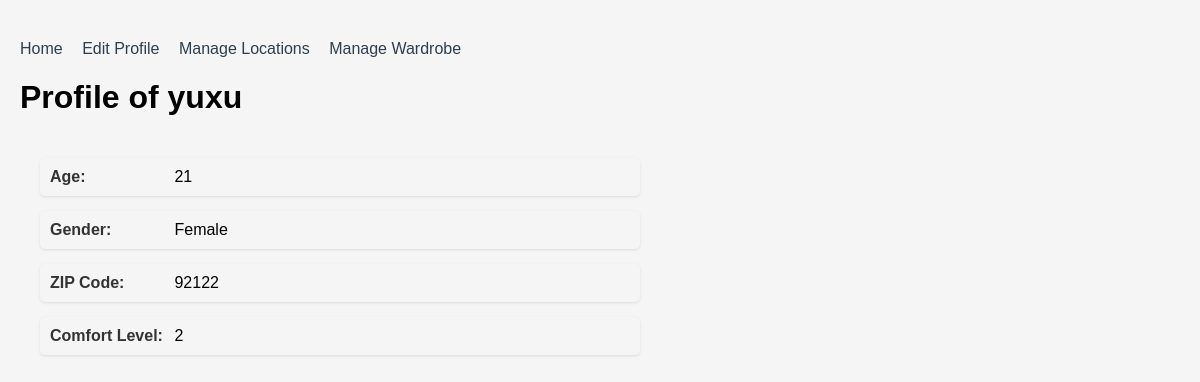
The app's page /profile (signed in), older data.
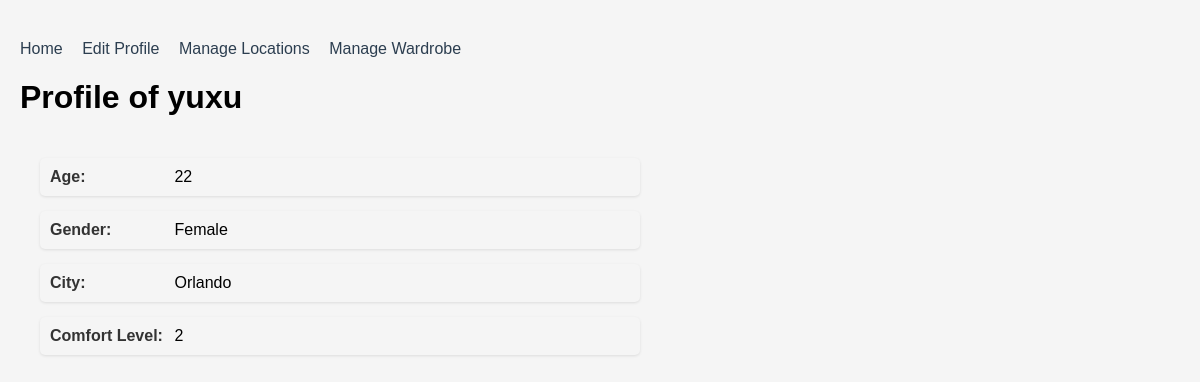
The same page, newer data.
### models.py (models this page shows, shortened)
class Profile(db.Model):
    id = db.Column(db.Integer, primary_key = True) # set user id to be primary key
    age = db.Column(db.Integer, nullable = False)
    gender = db.Column(db.String(20), nullable = False)
    location_zip = db.Column(db.String(10), nullable=True)
    location_city = db.Column(db.String(100), nullable=True)
    location_latitude = db.Column(db.String, nullable=True)
    location_longitude = db.Column(db.String, nullable=True)
    comfort_level = db.Column(db.Integer, nullable = False)
    user_id = db.Column(db.Integer, db.ForeignKey('user.id'), nullable = False)

### main.py (the view)
@app.route('/profile', methods = ['GET', 'POST'])
@login_required
def profile():
        return render_template('profile.html', profile = current_user.profile)

### main.py (called while the page is built)
@app.before_request
def setup():
        db.create_all()
        populate_sample_data()

@login_manager.user_loader
def load_user(user_id):
    return User.query.get(int(user_id))

### templates/profile.html (shortened to what this page needs)
<!DOCTYPE html>
<html lang="en">
<head>
    <link rel="stylesheet" type="text/css" href="static/styles.css">
</head>
<body>
    <div class="nav-links">
        <a href="{{ url_for('home') }}">Home</a>
        <a href="{{ url_for('edit_profile') }}">Edit Profile</a>
        <a href="{{ url_for('manage_locations') }}">Manage Locations</a>
        <a href="{{ url_for('manage_wardrobe') }}">Manage Wardrobe</a>
    </div>
    <h1>Profile of {{ current_user.username }}</h1>
    <div class="profile-items">
        <div class="profile-item">
            <strong>Age:</strong> {{ profile.age }}
        </div>
        <div class="profile-item">
            <strong>Gender:</strong> {{ profile.gender }}
        </div>
        {% if profile.location_zip %}
        <div class="profile-item">
            <strong>ZIP Code:</strong> {{ profile.location_zip }}
        </div>
        {% endif %}
        {% if profile.location_city %}
        <div class="profile-item">
            <strong>City:</strong> {{ profile.location_city }}
        </div>
        {% endif %}
        <div class="profile-item">
            <strong>Comfort Level:</strong> {{ profile.comfort_level }}
        </div>
    </div>
</body>
</html>

Row changes from the older to the newer data that the page shows:
changed Profile "Female": age "21" → "22"; location_city (not shown) → "Orlando"; location_zip "92122" → (not shown)
Text that changed along with them:
text no longer shown: "ZIP Code:"
text now shown: "City:"
